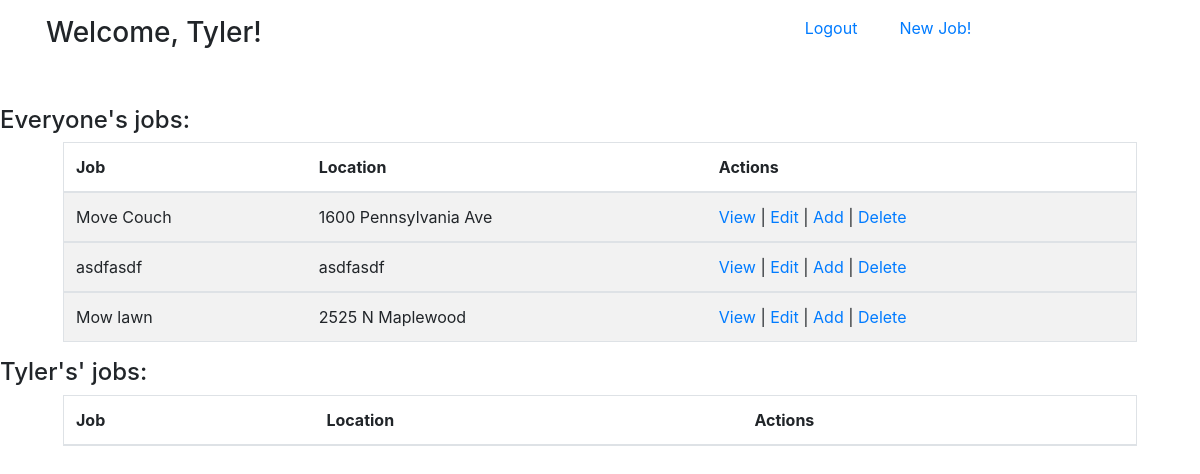
Screenshot of /dashboard (signed in) with the database file from the repository.
### examApp/models.py (models this page shows)
class User(models.Model):
    first_name=models.CharField(max_length=50)
    last_name=models.CharField(max_length=50)
    email=models.CharField(max_length=50)
    password=models.CharField(max_length=50)
    created_at=models.DateTimeField(auto_now_add=True)
    updated_at=models.DateTimeField(auto_now=True)
    objects=UserManager()

class Job(models.Model):
    posted_by=models.ForeignKey(User, related_name='posted_by', on_delete=models.CASCADE)
    title=models.CharField(max_length=50)
    desc=models.TextField()
    location=models.CharField(max_length=255)
    category=models.CharField(max_length=255)
    created_at=models.DateTimeField(auto_now_add=True)
    updated_at=models.DateTimeField(auto_now=True)
    objects=UserManager()

### dashboardApp/views.py (the view)
# urls.py: path('dashboard', views.dashboard),
def dashboard(request):
    request.session['first_name']=User.objects.get(email=request.session['email']).first_name
    id=User.objects.get(email=request.session['email']).id
    context={
        'User':User.objects.all(),
        'Job':Job.objects.filter(posted_by=id),
        'Job2':Job.objects.exclude(posted_by=id),
        'UserJob':UserJob.objects.filter(user_id=id),
    }
    return render(request, 'dashboard.html', context)

### dashboardApp/templates/dashboard.html (shortened to what this page needs)
<!DOCTYPE html>
<html lang="en">
<head>
    <link rel="stylesheet" href="https://stackpath.bootstrapcdn.com/bootstrap/4.5.2/css/bootstrap.min.css">
</head>
<body>
    <div class="container-fluid">
        <div class="row mt-3 mx-3 mb-5">
            <div class="col-8"><h3>Welcome, {{request.session.first_name}}!</h3></div>
            <div class="col-1"><a href="/logout">Logout</a></div>
            <div class="col-3"><a href="/jobs/new">New Job!</a></div>
        </div>
        <div class="row">
            <h4>Everyone's jobs:</h4>
        </div>
        <div class='row mx-5'>
            <table class="table table-striped table-hover border">
                <thead>
                    <tr>
                        <th scope="col-auto">Job</th>
                        <th scope="col-auto">Location</th>
                        <th scope="col-auto">Actions</th>
                    </tr>
                </thead>
                {% for Job in Job %}
                <tbody>
                    <tr>
                        <td class="col-auto">{{Job.title}}</td>
                        <td class="col-auto">{{Job.location}}</td>
                        <td class="col-auto"><a href="/jobs/{{Job.id}}">View</a> | <a href="/jobs/edit/{{Job.id}}">Edit</a> | <a href="/jobs/take_on/{{Job.id}}">Add</a> | <a href="#">Delete</a></td>
                    </tr>
                </tbody>
                {% endfor %}
            </table>
        </div>
        <div class="row">
            <h4>{{request.session.first_name}}'s' jobs:</h4>
        </div>
        <div class='row mx-5'>
            <table class="table table-striped table-hover border">
                <thead>
                    <tr>
                        <th scope="col-auto">Job</th>
                        <th scope="col-auto">Location</th>
                        <th scope="col-auto">Actions</th>
                    </tr>
                </thead>
            </table>
        </div>
    </div>
</body>
</html>

### rows the page displays
User: session.first_name "Tyler"
Job: title "Move Couch", location "1600 Pennsylvania Ave"
Job: title "asdfasdf", location "asdfasdf"
Job: title "Mow lawn", location "2525 N Maplewood"
